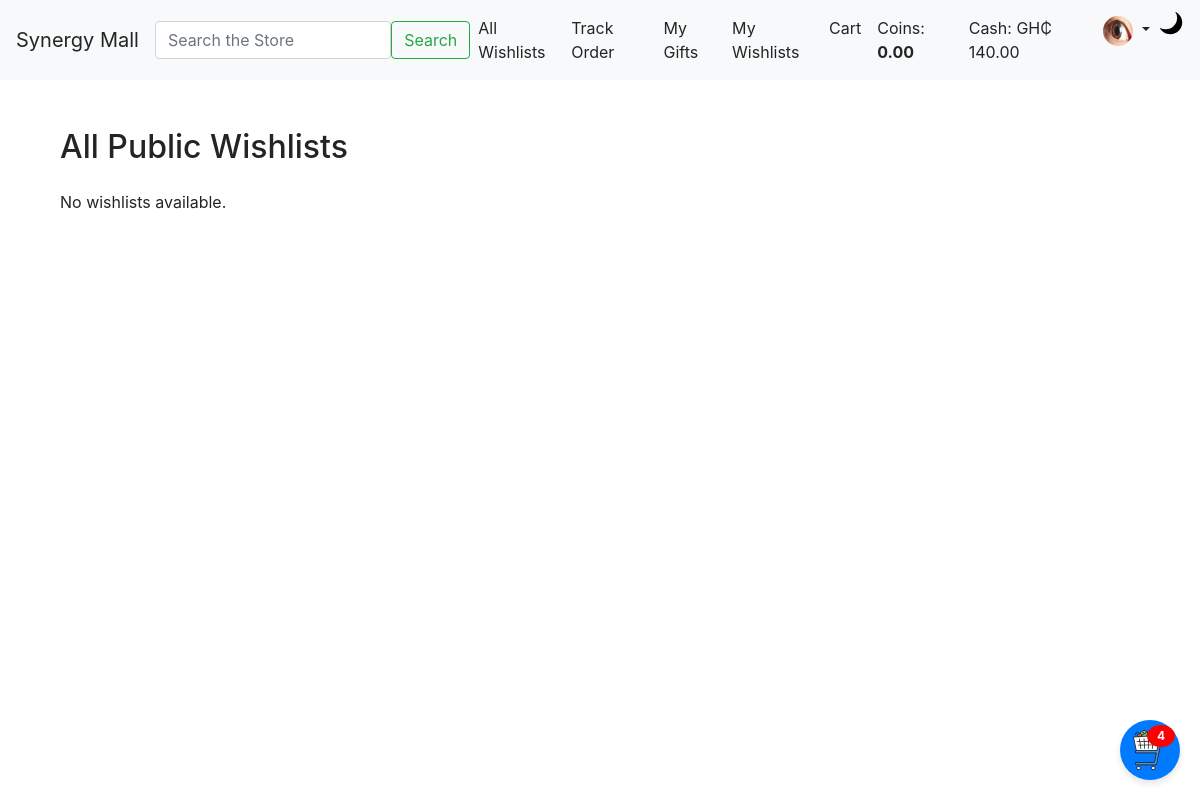
Screenshot of /wishlists/ (signed in) with the database file from the repository.
### users/models.py (models this page shows, shortened)
class User(AbstractBaseUser, PermissionsMixin):
    ROLE_CHOICES = (
        ('vendor', 'Vendor'),
        ('regular', 'RegularUser'),
        ('marketer', 'Marketer'),
        ('manager', 'Manager'),
    )
    username = models.CharField(max_length=50, blank=False, null=False, unique=True)
    email = models.EmailField(unique=True)
    first_name = models.CharField(max_length=50)
    surname = models.CharField(max_length=50)
    other_names = models.CharField(max_length=100, blank=True, null=True)
    phone_number = models.CharField(max_length=15, unique=True)
    profile_picture = models.ImageField(upload_to='profile_pictures/', blank=True, null=True)
    id_document_number = models.CharField(max_length=100, blank=True, null=True)
    id_image = models.ImageField(upload_to='identification_images/', blank=True, null=True)
    default_shipping_address = models.TextField(max_length=400, blank=True, null=True)
    cash = models.DecimalField(max_digits=12, decimal_places=2, default=0.00)  # Wallet/cash balance
    role = models.CharField(max_length=10, choices=ROLE_CHOICES)
    is_active = models.BooleanField(default=True)
    is_staff = models.BooleanField(default=False)
    date_joined = models.DateTimeField(default=timezone.now)
    groups = models.ManyToManyField(
        Group,
        related_name='custom_user_groups',  # Adding related_name
        blank=True,
        help_text='The groups this user belongs to.',
        verbose_name='groups',
    )
    user_permissions = models.ManyToManyField(
        Permission,
        related_name='custom_user_permissions',  # Adding related_name
        blank=True,
        help_text='Specific permissions for this user.',
        verbose_name='user permissions',
    )
    objects = UserManager()
    USERNAME_FIELD = 'email'
    REQUIRED_FIELDS = []

### synergy_mall/views.py (the view)
# urls.py: path('wishlists/', views.all_wishlists, name='all_wishlists'),
def all_wishlists(request):
    wishlists = Wishlist.objects.public().not_expired()
    paginator = Paginator(wishlists, 9)  # Show 9 wishlists per page
    page_number = request.GET.get('page')
    page_obj = paginator.get_page(page_number)
    context = {
        'page_obj': page_obj
    }
    return render(request, 'synergy_mall/all_wishlists.html', context)

### synergy_mall/context_processors.py (called while the page is built)
def get_cart(request):
    if request.user.is_authenticated:
        return Cart.objects.filter(user=request.user, status="active").first()
    session_key = request.session.session_key
    if not session_key:
        request.session.create()
        session_key = request.session.session_key
    return Cart.objects.filter(session_key=session_key, status="active").first()

def cart_context(request):
    cart = get_cart(request)
    cart_item_count = cart.items.all().count() if cart else 0
    return {
        "cart": cart,
        "cart_items_count": cart_item_count,
    }

### synergy_mall/models.py (called while the page is built)
    def not_expired(self):
        return self.filter(
            models.Q(expiry_date__gt=timezone.now()) | models.Q(expiry_date__isnull=True)
        )

    def public(self):
        return self.filter(privacy='public')

    def get_queryset(self):
        return WishlistQuerySet(self.model, using=self._db)  # Use the custom QuerySet

    def public(self):
        return self.get_queryset().public()

    def get_total_price(self):
        return sum(item.get_total_price() for item in self.items.all())

    def get_total_price(self):
        return self.price * self.quantity

### synergy_mall/templates/synergy_mall/all_wishlists.html (shortened to what this page needs)
{% extends 'base.html' %}
{% load static %}
{% block content %}
<div class="container mt-5">
    <h2 class="mb-4">All Public Wishlists</h2>
    {% if page_obj %}
    <div class="row">
        {% for wishlist in page_obj %}
        <div class="col-md-4">
            <div class="card mb-4">
                <div class="card-body">
                    <h5 class="card-title">{{ wishlist.title }}</h5>
                    <i class="card-text">Created by: <b> {{ wishlist.user.first_name }} {{ wishlist.user.surname }}</b></i>
                    <div>
                        {% if wishlist.user.profile_picture %}
                            <img src="{{ wishlist.user.profile_picture.url }}" alt="Profile Picture" class="rounded-square" width="50" height="50">
                        {% else %}
                            <img src="{% static 'images/default.jpg' %}" alt="Default Profile Picture" class="rounded-square" width="50" height="50">
                        {% endif %}
                    </div>
                    <p class="card-text">{{ wishlist.description|default:"No description available" }}</p>
                        {% for item in wishlist.items.all|slice:":4" %}
                        <p>{{ item.quantity }} - {{ item.product.name }}</p>
                        {% endfor %}
                    {% if wishlist.items.count > 4 %}
                        <p>and {{ wishlist.items.count|add:"-4" }} more items</p>
                    {% endif %}
                    <p class="card-text">Total Cost: <b>${{ wishlist.total_cost }}</b></p>
                    {% if wishlist.days_left %}
                    <p class="card-text"><b>{{ wishlist.days_left }}</b> day(s) left</p>
                    {% else %}
                        <p class="card-text">No expiry date</p>
                    {% endif %}
                    <a href="{% url 'view_wishlist' wishlist.id %}" class="btn btn-primary">View Wishlist</a>
                </div>
            </div>
        </div>
        {% endfor %}
    </div>
    <nav aria-label="Wishlist pagination">
        <ul class="pagination">
            {% if page_obj.has_previous %}
            <li class="page-item"><a class="page-link" href="?page={{ page_obj.previous_page_number }}">Previous</a></li>
            {% endif %}
            {% for num in page_obj.paginator.page_range %}
            <li class="page-item {% if page_obj.number == num %}active{% endif %}">
                <a class="page-link" href="?page={{ num }}">{{ num }}</a>
            </li>
            {% endfor %}
            {% if page_obj.has_next %}
            <li class="page-item"><a class="page-link" href="?page={{ page_obj.next_page_number }}">Next</a></li>
            {% endif %}
        </ul>
    </nav>
    {% else %}
        <p>No wishlists available.</p>
    {% endif %}
</div>
{% endblock %}

### SYNERGY/templates/base.html (shortened to what this page needs)
<!DOCTYPE html>
<html lang="en">
<head>
    {% load static %}
    <link href="https://stackpath.bootstrapcdn.com/bootstrap/4.5.2/css/bootstrap.min.css" rel="stylesheet">
    {% load static %}
    <link rel="stylesheet" href="{% static 'css/styles.css' %}">
    <link href="https://cdnjs.cloudflare.com/ajax/libs/font-awesome/6.0.0-beta3/css/all.min.css" rel="stylesheet">
</head>
<body class="theme-light">
    <nav class="navbar navbar-expand-lg navbar-light sticky-top">
        <a class="navbar-brand" href="{% url 'index' %}">Synergy Mall</a>
        <form class="d-flex mx-auto" action="{% url 'search_product' %}" method="GET">
            <input class="form-control me-2" type="search" name="q" placeholder="Search the Store" aria-label="Search" required>
            <button class="btn btn-outline-success d-none d-lg-block" type="submit">Search</button>
        </form>
        <div class="collapse navbar-collapse" id="navbarNav">
            <ul class="navbar-nav ml-auto">
                <li class="nav-item">
                    <a class="nav-link" href="{% url 'all_wishlists' %}">All Wishlists</a>
                </li>
                <li><a class="nav-link" href="{% url 'track_order' %}">Track Order</a></li>
                {% if user.is_authenticated %}
                    {% if request.user.role == 'vendor' %}
                        <li class="nav-item">
                            <a class="nav-link" href="{% url 'add_product' %}">Add Product</a>
                        </li>
                        <li class="nav-item">
                            <a class="nav-link" href="{% url 'product_list' %}">My Products</a>
                        </li>
                        <li class="nav-item">
                            <a class="nav-link" href="#">My Dashboard</a>
                        </li>
                        <li class="nav-item">
                            <a class="nav-link" href="{% url 'vendor_orders' %}">Pending Orders</a>
                        </li>
                    {% else %}
                        <li class="nav-item">
                            <a class="nav-link" href="{% url 'received_gifts' %}">My Gifts</a>
                        </li>
                        <li class="nav-item">
                            <a class="nav-link" href="{% url 'my_wishlists' %}">My Wishlists</a>
                        </li>
                        <li class="nav-item">
                            <a class="nav-link" href="{% url 'view_cart' %}">Cart</a>
                        </li>
                        <li class="nav-item">
                            <span class="nav-link">
                                Coins: <strong>{{ user.coin_account.total_coins|default:"0.00" }}</strong>
                            </span>
                        </li>
                        <li class="nav-item">
                            <span class="nav-link">Cash: GH₵ {{ user.cash|floatformat:2 }}</span>
                        </li>
                    {% endif %}
                    <li class="nav-item dropdown">
                        <a class="nav-link dropdown-toggle" href="#" id="navbarDropdown" role="button" data-toggle="dropdown" aria-haspopup="true" aria-expanded="false">
                            {% if user.profile_picture %}
                                <img src="{{ user.profile_picture.url }}" alt="{{ user.username }}'s profile picture" class="rounded-circle" width="30" height="30">
                            {% else %}
                                <img src="{{ STATIC_URL }}/default-profile.svg" alt="Profile Picture" class="rounded-circle" width="30" height="30">
                            {% endif %}
                        </a>
                    </li>
                {% endif %}
                <li class="nav-item">
                    <button class="btn btn-link nav-link p-0" id="themeToggle" onclick="toggleTheme()" title="Toggle Theme">
                        <img id="themeIcon" src="{% static 'images/moon.svg' %}" alt="Theme Toggle" width="24" height="24">
                    </button>
                </li>
            </ul>
        </div>
    </nav>
    <div class="container">
        {% block content %}{% endblock %}
    </div>
    <div id="floating-cart" style="position: fixed; bottom: 20px; right: 20px; z-index: 1000;">
        <button class="btn btn-primary rounded-circle" data-toggle="modal" data-target="#cartModal"
                style="width: 60px; height: 60px; display: flex; align-items: center; justify-content: center; position: relative;">
            <img src="{% static 'images/cart.svg' %}" alt="Cart Icon" width="40" height="40">
            {% if cart_items_count > 0 %}
                <span class="badge badge-danger" style="position: absolute; top: 5px; right: 5px; border-radius: 50%; padding: 5px 10px; font-size: 12px;">
                    {{ cart_items_count }}
                </span>
            {% endif %}
        </button>
    </div>
</body>
</html>

### static/css/styles.css (style rules this page uses)
body.theme-light { background-color: #ffffff; color: #232424; }
body.theme-light .navbar { background-color: #f8f9fa; color: #232424; }
body.theme-light .navbar .navbar-brand, body.theme-light .navbar .nav-link, body.theme-light .navbar .dropdown-toggle { color: #232424; }
#themeToggle img { transition: transform 0.2s ease; }
#floating-cart .badge-danger { background-color: red; color: white; font-weight: bold; }
#floating-cart .btn-primary { background-color: #007bff; border: none; font-size: 20px; }
#floating-cart button { box-shadow: 0 4px 6px rgba(0, 0, 0, 0.1); transition: transform 0.2s ease, box-shadow 0.2s ease; }
.badge-danger { background-color: #ff5e57; color: white; }

### rows the page displays
User: coin_account.total_coins "0.00", cash "140.00", profile_picture (picture)

### other values shown
{{ cart_items_count }} "4"
